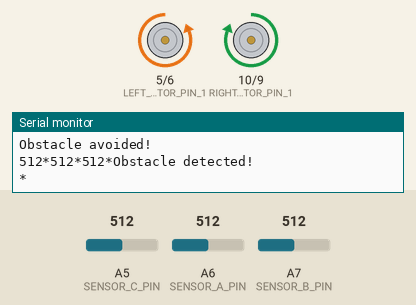
This sketch was run on a simulated Arduino Nano, built with avr-gcc and run on an emulated ATmega328P. On the bench: motor-driver pin pairs drawn as motors (green arrow = first pin HIGH = forward, orange = second pin HIGH = backward, longer = more drive), the last lines printed to the serial monitor. The test bench sets the inputs (shaded band); at power-on: A5 (SENSOR_C_PIN) = 512, A6 (SENSOR_A_PIN) = 512, A7 (SENSOR_B_PIN) = 512.

Above: at 2.3 s.
2.4 s: A5 (SENSOR_C_PIN) set to 483
At 4.6 s:
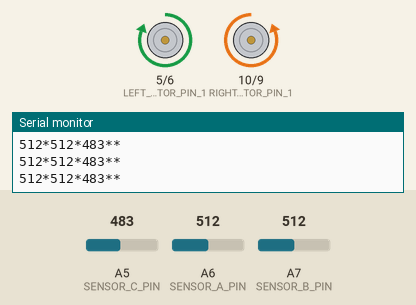
4.9 s: A6 (SENSOR_A_PIN) set to 534
At 6.1 s:
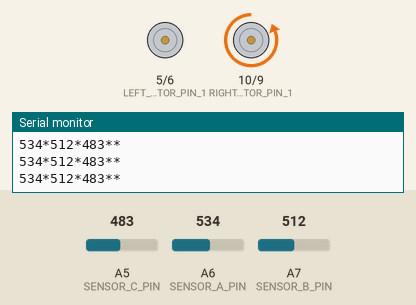
6.4 s: A7 (SENSOR_B_PIN) set to 109
7.9 s: A7 (SENSOR_B_PIN) set to 91
9.4 s: A5 (SENSOR_C_PIN) set to 510
At 10.8 s:
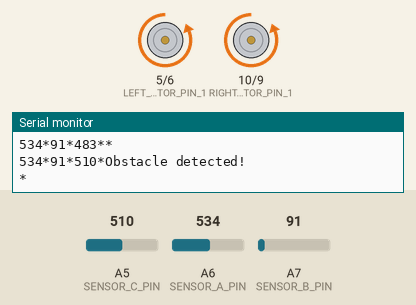
12.9 s: A7 (SENSOR_B_PIN) set to 530
At 13.65 s:
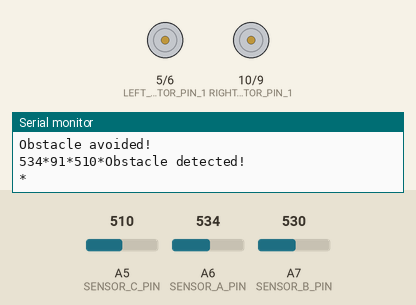
Timing chart, 0 to 15.9 s (numbered marks = the images above; inputs shaded):
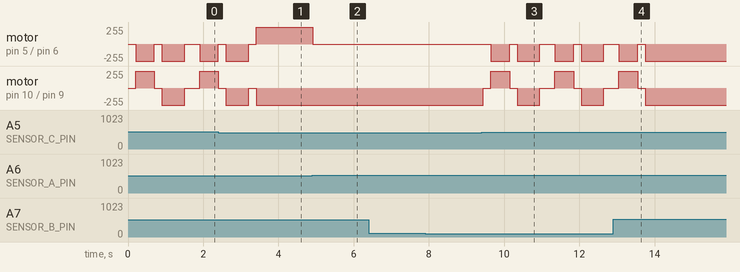

Measured:
- the behaviour switches between 501 and 500 on A5 (SENSOR_C_PIN) (found by bisection; images 0 and 1)
- the behaviour switches between 519 and 520 on A6 (SENSOR_A_PIN) (found by bisection; images 1 and 2)
- after the input at 4.9 s, motor on pin 5 (LEFT_MOTOR_PIN_1) / pin 6 (LEFT_MOTOR_PIN_2): forward 255/255 → stopped at once
- after the input at 12.9 s, motor on pin 5 (LEFT_MOTOR_PIN_1) / pin 6 (LEFT_MOTOR_PIN_2), motor on pin 10 (RIGHT_MOTOR_PIN_1) / pin 9 (RIGHT_MOTOR_PIN_2): goes on until 13.8 s, then stays backward 255/255
- by itself, motor on pin 10 (RIGHT_MOTOR_PIN_1) / pin 9 (RIGHT_MOTOR_PIN_2): alternates backward 255/255 for 0.60 s and stopped for 0.20 s, 4 changes in all, then stays backward 255/255

The sketch:

LineTrackingL293.ino
```cpp
#define SENSOR_A_PIN A6
#define SENSOR_B_PIN A7
#define SENSOR_C_PIN A5  // Novo sensor central

//L293D
//Motor A
#define LEFT_MOTOR_PIN_1 5
#define LEFT_MOTOR_PIN_2 6
//Motor B
#define RIGHT_MOTOR_PIN_1 10
#define RIGHT_MOTOR_PIN_2 9

#define SENSOR_THRESHOLD 520
#define OBSTACLE_THRESHOLD 500  // Ajuste este valor conforme a sensibilidade do sensor

void LEFT(void);
void RIGHT(void);
void STOP(void);
void BREAK(void);
void FORWARD(void);
void BACK(void);
void LEFT2(void);
void RIGHT2(void);
void turnAround(void);  // Nova função para dar meia volta

short sensor_a;
short sensor_b;
short sensor_c;  // Novo sensor central para obstáculo

#define BLACK 0
#define WHITE 1
#define OBSTACLE_DETECTED 1
#define NO_OBSTACLE 0

// Variável para controle de obstáculo
bool avoidingObstacle = false;

void setup()
{
  pinMode(LEFT_MOTOR_PIN_1, OUTPUT);
  pinMode(LEFT_MOTOR_PIN_2, OUTPUT);

  pinMode(RIGHT_MOTOR_PIN_1, OUTPUT);
  pinMode(RIGHT_MOTOR_PIN_2, OUTPUT);

  pinMode(SENSOR_A_PIN, INPUT_PULLUP);
  pinMode(SENSOR_B_PIN, INPUT_PULLUP);
  pinMode(SENSOR_C_PIN, INPUT_PULLUP);  // Configure o novo sensor

  Serial.begin(9600);
  while (!Serial);

  BREAK();

  Serial.println("START!");
}

void readSensors() {
  sensor_a = analogRead(SENSOR_A_PIN);
  sensor_b = analogRead(SENSOR_B_PIN);
  sensor_c = analogRead(SENSOR_C_PIN);  // Leitura do sensor central

  Serial.print(sensor_a);
  Serial.print("*");
  Serial.print(sensor_b);
  Serial.print("*");
  Serial.print(sensor_c);  // Imprimir valor do sensor central
  Serial.print("*");

  // Processamento do sensor A e B (seguidor de linha)
  if (sensor_a < SENSOR_THRESHOLD) {
    sensor_a = WHITE;
  } else {
    sensor_a = BLACK;
  }

  if (sensor_b < SENSOR_THRESHOLD) {
    sensor_b = WHITE;
  } else {
    sensor_b = BLACK;
  }

  // Processamento do sensor C (obstáculo)
  if (sensor_c > OBSTACLE_THRESHOLD) {
    sensor_c = OBSTACLE_DETECTED;
    Serial.println("Obstacle detected!");
  } else {
    sensor_c = NO_OBSTACLE;
  }

  Serial.println("*");
}

void loop()
{
  readSensors();

  // Verificar se está em processo de desvio de obstáculo
  if (avoidingObstacle) {
    // Verificar se o sensor direito não detecta mais preto
    if (sensor_b != BLACK) {
      avoidingObstacle = false;
      STOP();
      delay(200);
      Serial.println("Obstacle avoided!");
    } else {
      // Continua girando
      LEFT();
    }
    return;  // Não executa o resto do código enquanto estiver evitando obstáculo
  }

  // Verifica sensor de obstáculo primeiro
  if (sensor_c == OBSTACLE_DETECTED) {
    handleObstacle();  // Inicia o processo de desvio
    return;
  }

  // Lógica do seguidor de linha, se não houver obstáculo
  if (sensor_a == BLACK) {
    LEFT2();
  } else if (sensor_b == BLACK) {
    RIGHT2();
  } else {
    FORWARD();  // Se não detectar linha preta em nenhum sensor, segue em frente
  }
}

void handleObstacle() {
  BREAK(); // Parar
  delay(200); // Pequena pausa

  BACK(); // Ré
  delay(500); // Recuar por meio segundo

  BREAK(); // Parar
  delay(200); // Pequena pausa

  LEFT(); // Iniciar giro
  delay(600); // Dar um tempo inicial de giro

  // Continuar girando até que o sensor direito não detecte preto
  avoidingObstacle = true;
  Serial.println("Avoiding obstacle!");
}

void FORWARD() {
  digitalWrite(LEFT_MOTOR_PIN_1, HIGH);
  digitalWrite(LEFT_MOTOR_PIN_2, LOW);
  digitalWrite(RIGHT_MOTOR_PIN_1, LOW);
  digitalWrite(RIGHT_MOTOR_PIN_2, HIGH);
}

void BACK() {
  digitalWrite(LEFT_MOTOR_PIN_1, LOW);
  digitalWrite(LEFT_MOTOR_PIN_2, HIGH);
  digitalWrite(RIGHT_MOTOR_PIN_1, HIGH);
  digitalWrite(RIGHT_MOTOR_PIN_2, LOW);
}

void RIGHT2(void)
{
  digitalWrite(LEFT_MOTOR_PIN_1, HIGH);
  digitalWrite(LEFT_MOTOR_PIN_2, LOW);
  digitalWrite(RIGHT_MOTOR_PIN_1, LOW);
  digitalWrite(RIGHT_MOTOR_PIN_2, LOW);
}

void RIGHT(void)
{
  digitalWrite(LEFT_MOTOR_PIN_1, HIGH);
  digitalWrite(LEFT_MOTOR_PIN_2, LOW);
  digitalWrite(RIGHT_MOTOR_PIN_1, HIGH);
  digitalWrite(RIGHT_MOTOR_PIN_2, LOW);
}

void LEFT2(void)
{
  digitalWrite(LEFT_MOTOR_PIN_1, LOW);
  digitalWrite(LEFT_MOTOR_PIN_2, LOW);
  digitalWrite(RIGHT_MOTOR_PIN_1, LOW);
  digitalWrite(RIGHT_MOTOR_PIN_2, HIGH);
}

void LEFT(void)
{
  digitalWrite(LEFT_MOTOR_PIN_1, LOW);
  digitalWrite(LEFT_MOTOR_PIN_2, HIGH);
  digitalWrite(RIGHT_MOTOR_PIN_1, LOW);
  digitalWrite(RIGHT_MOTOR_PIN_2, HIGH);
}

void STOP(void)
{
  digitalWrite(LEFT_MOTOR_PIN_1, LOW);
  digitalWrite(LEFT_MOTOR_PIN_2, LOW);
  digitalWrite(RIGHT_MOTOR_PIN_1, LOW);
  digitalWrite(RIGHT_MOTOR_PIN_2, LOW);
}

void BREAK(void)
{
  digitalWrite(LEFT_MOTOR_PIN_1, HIGH);
  digitalWrite(LEFT_MOTOR_PIN_2, HIGH);
  digitalWrite(RIGHT_MOTOR_PIN_1, HIGH);
  digitalWrite(RIGHT_MOTOR_PIN_2, HIGH);
}
```
